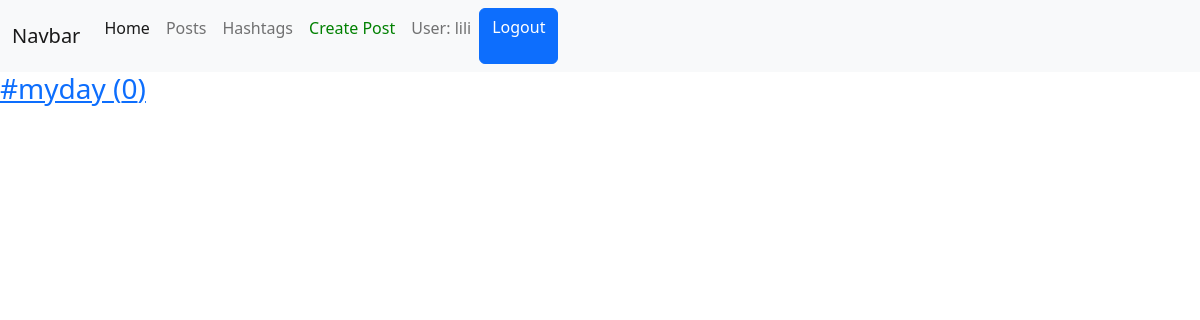
Before: /hasthags/ (signed in) with the older database file.
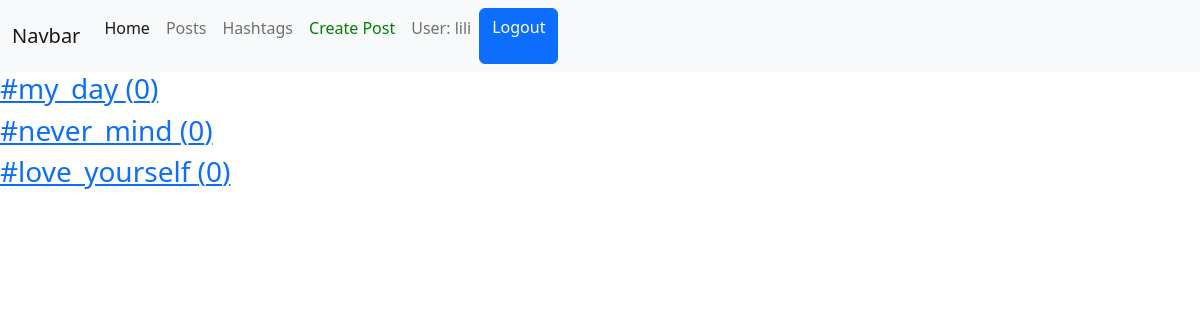
After: the same page with the newer database file.
### posts/models.py (models this page shows, shortened)
class Hashtag(models.Model):
    title = models.CharField(max_length=255)
    meaning = models.TextField()

### posts/views.py (the view)
# urls.py: path('hasthags/', HashtagsView.as_view()),
class HashtagsView(ListView):
    model = Hashtag
    template_name = 'hashtags/hashtags.html'
    def get_context_data(self, *, object_list=None, **kwargs):
        return {
            'object_list': self.get_queryset(),
            'user': get_user_from_request(self.request)
        }

### users/utils.py (called while the page is built)
def get_user_from_request(request):
    return request.user if not request.user.is_anonymous else None

### templates/hashtags/hashtags.html (shortened to what this page needs)
{% extends 'layouts/main.html' %}
{% block content %}
    <div class="hashtags">
        {% for hashtag in object_list %}
            <div class="hashtag">
                <h3>
                    <a href="/posts/?hashtag_id={{ hashtag.id }}">
                        {{ hashtag.title }} ({{ hashtag.posts.count }})
                    </a>
                </h3>
            </div>
        {% endfor %}
    </div>
{% endblock %}

### templates/layouts/main.html (shortened to what this page needs)
<!doctype html>
<html lang="en">
<head>
    <link rel="stylesheet" href="https://cdn.jsdelivr.net/npm/bootstrap@5.2.2/dist/css/bootstrap.min.css"
>
</head>
<body>
<div class="header">
    <nav class="navbar navbar-expand-lg navbar-light bg-light">
        <div class="container-fluid">
            <a class="navbar-brand" href="#">Navbar</a>
            <div class="collapse navbar-collapse" id="navbarNavAltMarkup">
                <div class="navbar-nav">
                    <a class="nav-link active" aria-current="page" href="/">Home</a>
                    <a class="nav-link" href="/posts">Posts</a>
                    <a class="nav-link" href="/hasthags">Hashtags</a>
                    {% if user %}
                        <a style="color: green" class="nav-link" href="/posts/create">
                            Create Post
                        </a>
                        <p class="nav-link">User: {{ user.username }}</p>
                        <a href="/users/logout" class="btn btn-primary">Logout</a>
                    {% else %}
                        <a href="/users/login/" class="nav-link">Login</a>
                        <a href="/users/register/" class="nav-link">Register</a>
                    {% endif %}
                </div>
            </div>
        </div>
    </nav>
</div>
{% block content %}
{% endblock %}
</body>
</html>

### templates/hashtags/hashtags.html (style rules this page uses)
.hashtag { display: flex; justify-content: space-between; width: 20%; }

Changed rows visible on the page:
changed Hashtag: title "#myday" → "#my_day"
added Hashtag: title "#never_mind", posts.count "0"
added Hashtag: title "#love_yourself", posts.count "0"
